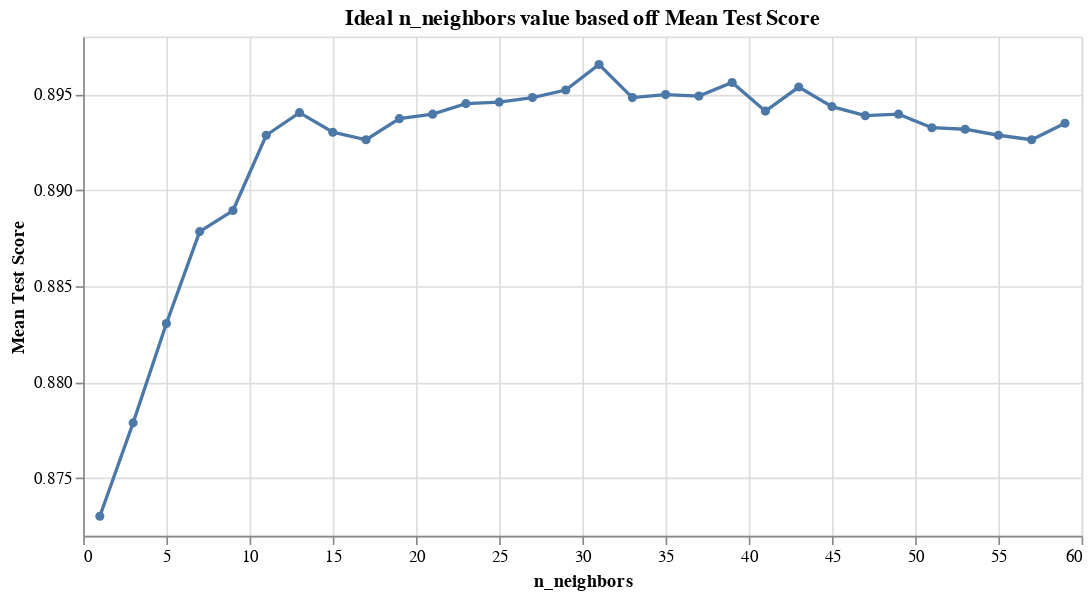

Notebook code cell kept with this figure:
### Code cell
accuracy = alt.Chart(accuracies_grid).mark_line(point=True).encode(
    x = alt.X("n_neighbors"),
    y = alt.Y("mean_test_score", title='Mean Test Score', scale=alt.Scale(zero=False)),
).properties(
    title='Ideal n_neighbors value based off Mean Test Score',
    width=600
)
accuracy

### Figure 1 — Vega-Lite specification as saved in the notebook (floating-point values rounded to 4 significant figures)
{"config": {"view": {"continuousWidth": 400, "continuousHeight": 300}}, "data": {"name": "data-0a5033c11069143aea8f5c1bb4b58046"}, "mark": {"type": "line", "point": true}, "encoding": {"x": {"field": "n_neighbors", "type": "quantitative"}, "y": {"field": "mean_test_score", "scale": {"zero": false}, "title": "Mean Test Score", "type": "quantitative"}}, "title": "Ideal n_neighbors value based off Mean Test Score", "width": 600, "$schema": "https://vega.github.io/schema/vega-lite/v4.17.0.json", "datasets": {"data-0a5033c11069143aea8f5c1bb4b58046": [{"n_neighbors": 1, "mean_test_score": 0.873, "sem_test_score": 0.00177}, {"n_neighbors": 3, "mean_test_score": 0.8779, "sem_test_score": 0.002248}, {"n_neighbors": 5, "mean_test_score": 0.8831, "sem_test_score": 0.001862}, {"n_neighbors": 7, "mean_test_score": 0.8878, "sem_test_score": 0.001569}, {"n_neighbors": 9, "mean_test_score": 0.8889, "sem_test_score": 0.001294}, {"n_neighbors": 11, "mean_test_score": 0.8929, "sem_test_score": 0.001753}, {"n_neighbors": 13, "mean_test_score": 0.894, "sem_test_score": 0.001591}, {"n_neighbors": 15, "mean_test_score": 0.893, "sem_test_score": 0.00155}, {"n_neighbors": 17, "mean_test_score": 0.8926, "sem_test_score": 0.001156}, {"n_neighbors": 19, "mean_test_score": 0.8937, "sem_test_score": 0.0009765}, {"n_neighbors": 21, "mean_test_score": 0.894, "sem_test_score": 0.0007588}, {"n_neighbors": 23, "mean_test_score": 0.8945, "sem_test_score": 0.001347}, {"n_neighbors": 25, "mean_test_score": 0.8946, "sem_test_score": 0.0008352}, {"n_neighbors": 27, "mean_test_score": 0.8948, "sem_test_score": 0.0008203}, {"n_neighbors": 29, "mean_test_score": 0.8952, "sem_test_score": 0.0009126}, {"n_neighbors": 31, "mean_test_score": 0.8965, "sem_test_score": 0.0005285}, {"n_neighbors": 33, "mean_test_score": 0.8948, "sem_test_score": 0.0005046}, {"n_neighbors": 35, "mean_test_score": 0.895, "sem_test_score": 0.0006245}, {"n_neighbors": 37, "mean_test_score": 0.8949, "sem_test_score": 0.0008977}, {"n_neighbors": 39, "mean_test_score": 0.8956, "sem_test_score": 0.0005107}, {"n_neighbors": 41, "mean_test_score": 0.8941, "sem_test_score": 0.0007188}, {"n_neighbors": 43, "mean_test_score": 0.8954, "sem_test_score": 0.0002529}, {"n_neighbors": 45, "mean_test_score": 0.8944, "sem_test_score": 0.0002892}, {"n_neighbors": 47, "mean_test_score": 0.8939, "sem_test_score": 0.0004998}, {"n_neighbors": 49, "mean_test_score": 0.894, "sem_test_score": 0.0008211}, {"n_neighbors": 51, "mean_test_score": 0.8933, "sem_test_score": 0.0008534}, {"n_neighbors": 53, "mean_test_score": 0.8932, "sem_test_score": 0.0007628}, {"n_neighbors": 55, "mean_test_score": 0.8929, "sem_test_score": 0.0009392}, {"n_neighbors": 57, "mean_test_score": 0.8926, "sem_test_score": 0.000857}, {"n_neighbors": 59, "mean_test_score": 0.8935, "sem_test_score": 0.0008433}]}}
